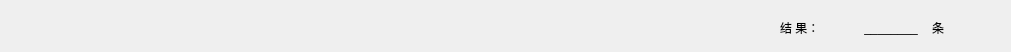
        <widget class="QWidget" name="tab_2">
         <attribute name="title">
          <string>趋势曲线</string>
         </attribute>
         <widget class="QWidget" name="layoutWidget11_2">
          <property name="geometry">
           <rect>
            <x>780</x>
            <y>12</y>
            <width>222</width>
            <height>31</height>
           </rect>
          </property>
          <layout class="QHBoxLayout" name="horizontalLayout_22">
           <item>
            <widget class="QLabel" name="label_139">
             <property name="styleSheet">
              <string notr="true">font: 14pt &quot;黑体&quot;;
color: rgb(0, 0, 0);</string>
             </property>
             <property name="text">
              <string>结 果：</string>
             </property>
            </widget>
           </item>
           <item>
            <widget class="QLabel" name="label_num_2">
             <property name="styleSheet">
              <string notr="true">font: 14pt &quot;黑体&quot;;
color: rgb(0, 0, 0);</string>
             </property>
             <property name="text">
              <string>________</string>
             </property>
             <property name="alignment">
              <set>Qt::AlignCenter</set>
             </property>
            </widget>
           </item>
           <item>
            <widget class="QLabel" name="label_145">
             <property name="styleSheet">
              <string notr="true">font: 14pt &quot;黑体&quot;;
color: rgb(0, 0, 0);</string>
             </property>
             <property name="text">
              <string>条</string>
             </property>
            </widget>
           </item>
          </layout>
         </widget>
        </widget>
